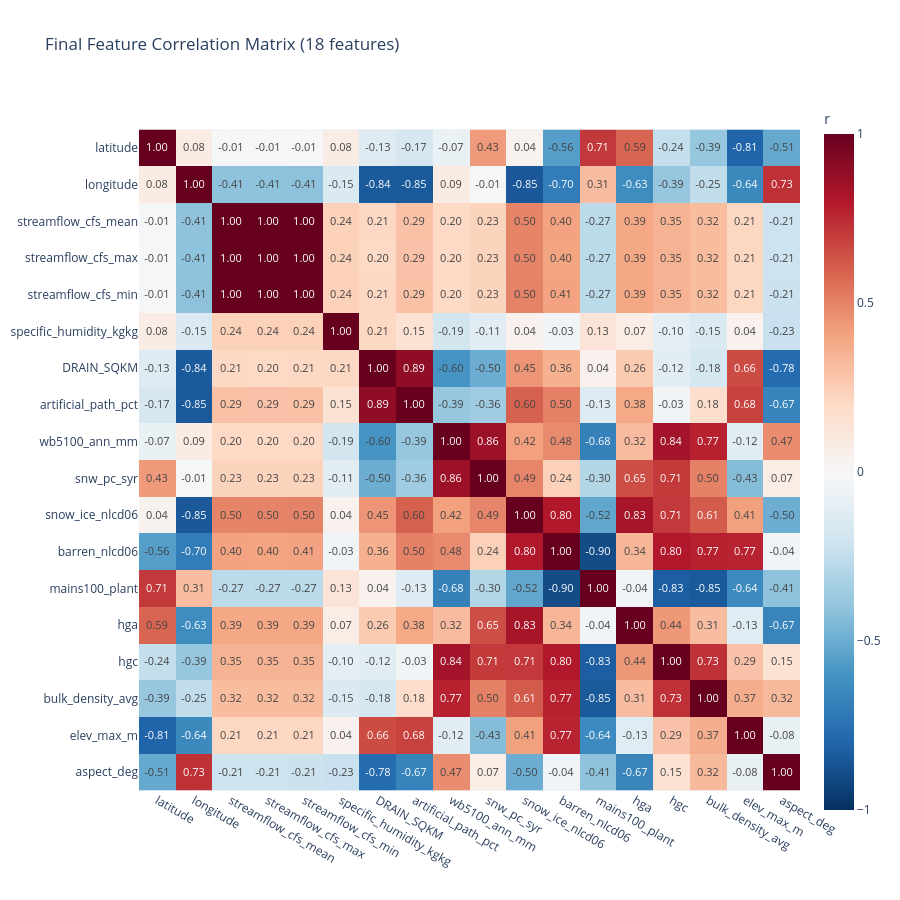

Notebook cell for this chart:
### Code cell
corr_final = final_df.corr()

fig = px.imshow(
    corr_final,
    color_continuous_scale="RdBu_r",
    zmin=-1, zmax=1,
    title=f"Final Feature Correlation Matrix ({len(final_df.columns)} features)",
    width=900, height=900,
    text_auto=".2f" 
)

fig.update_layout(coloraxis_colorbar=dict(title="r"))
fig.show()

### Figure 1 — Plotly figure (JSON) as saved in the notebook; plotly's stock layout.template omitted (floating-point values rounded to 4 significant figures; data arrays with more than 128 entries replaced by an {"elided": "..."} marker saying what was removed)
{"data": [{"coloraxis": "coloraxis", "hovertemplate": "x: %{x}<br>y: %{y}<br>color: %{z}<extra></extra>", "name": "0", "texttemplate": "%{z:.2f}", "type": "heatmap", "x": ["latitude", "longitude", "streamflow_cfs_mean", "streamflow_cfs_max", "streamflow_cfs_min", "specific_humidity_kgkg", "DRAIN_SQKM", "artificial_path_pct", "wb5100_ann_mm", "snw_pc_syr", "snow_ice_nlcd06", "barren_nlcd06", "mains100_plant", "hga", "hgc", "bulk_density_avg", "elev_max_m", "aspect_deg"], "xaxis": "x", "y": ["latitude", "longitude", "streamflow_cfs_mean", "streamflow_cfs_max", "streamflow_cfs_min", "specific_humidity_kgkg", "DRAIN_SQKM", "artificial_path_pct", "wb5100_ann_mm", "snw_pc_syr", "snow_ice_nlcd06", "barren_nlcd06", "mains100_plant", "hga", "hgc", "bulk_density_avg", "elev_max_m", "aspect_deg"], "yaxis": "y", "z": {"elided": "18x18 float values"}}], "layout": {"coloraxis": {"cmax": 1, "cmin": -1, "colorbar": {"title": {"text": "r"}}, "colorscale": [[0, "rgb(5,48,97)"], [0.1, "rgb(33,102,172)"], [0.2, "rgb(67,147,195)"], [0.3, "rgb(146,197,222)"], [0.4, "rgb(209,229,240)"], [0.5, "rgb(247,247,247)"], [0.6, "rgb(253,219,199)"], [0.7, "rgb(244,165,130)"], [0.8, "rgb(214,96,77)"], [0.9, "rgb(178,24,43)"], [1, "rgb(103,0,31)"]]}, "height": 900, "title": {"text": "Final Feature Correlation Matrix (18 features)"}, "width": 900, "xaxis": {"anchor": "y", "constrain": "domain", "domain": [0, 1], "scaleanchor": "y"}, "yaxis": {"anchor": "x", "autorange": "reversed", "constrain": "domain", "domain": [0, 1]}}}
